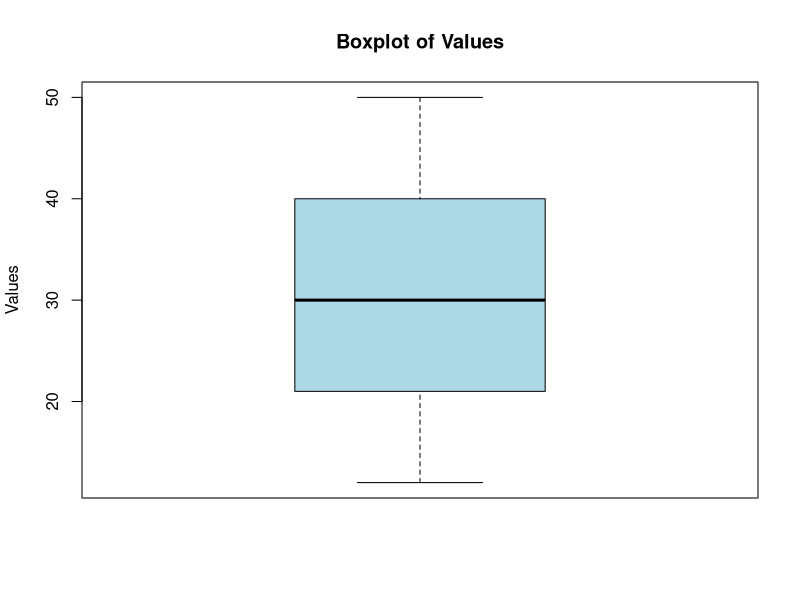

The R source for this figure:

# Q2: Quartiles and Boxplot

x <- c(12, 18, 21, 25, 29, 31, 35, 40, 44, 50)

print(quantile(x))
cat("Q1:", quantile(x, 0.25), "\n")
cat("Q2:", quantile(x, 0.50), "\n")
cat("Q3:", quantile(x, 0.75), "\n")
cat("IQR:", IQR(x), "\n")

boxplot(x,
        main = "Boxplot of Values",
        ylab = "Values",
        col = "lightblue")
